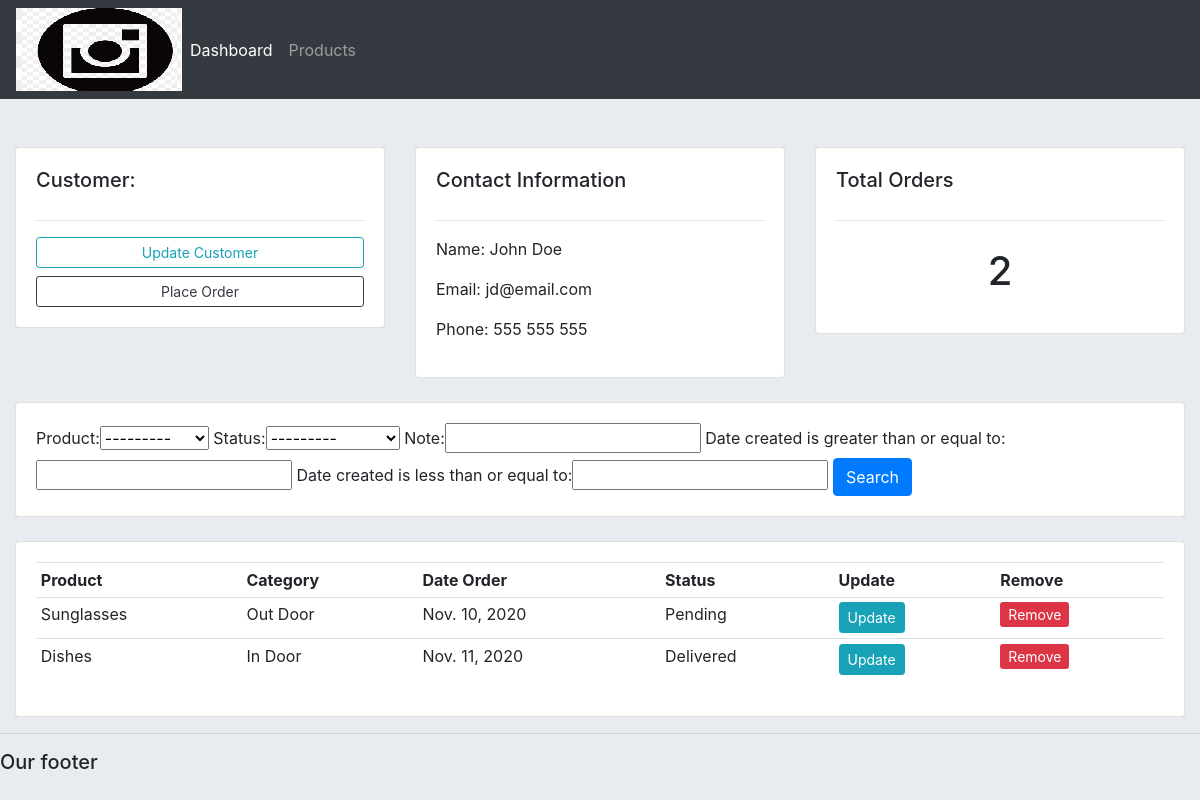
The app's page /customer/1/, older data.
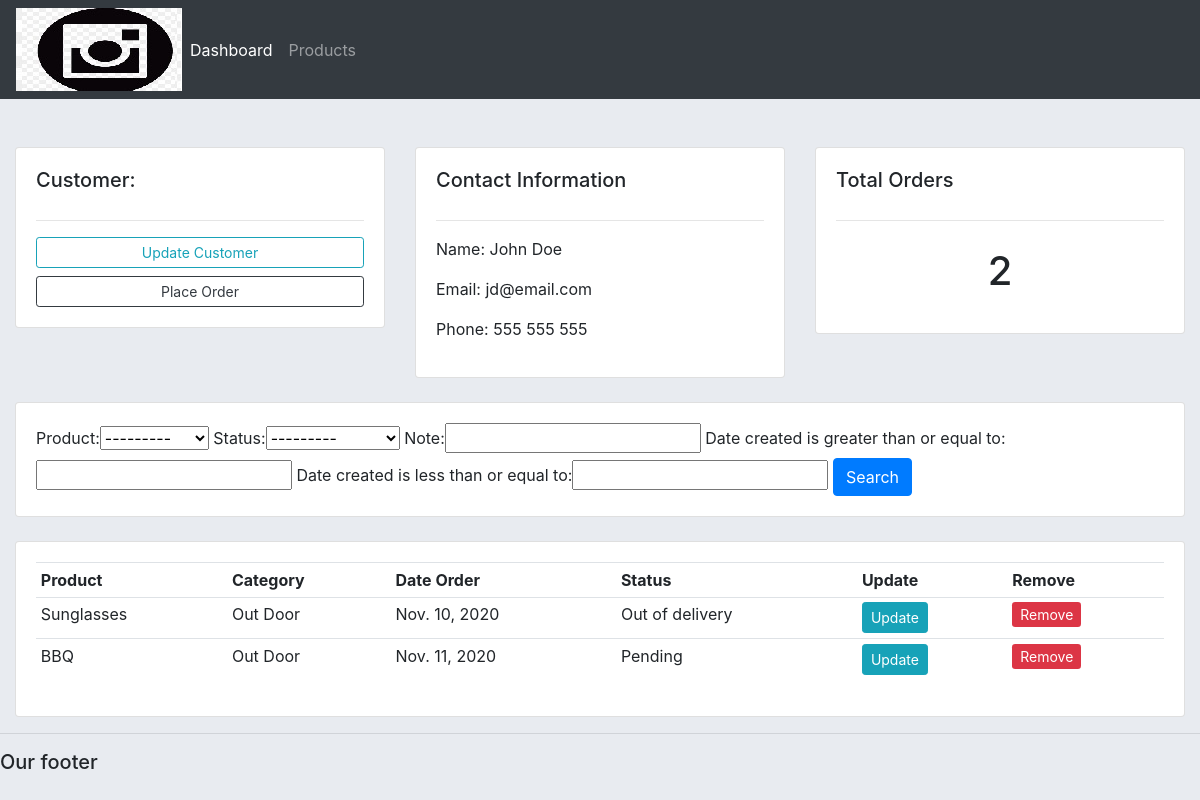
The same page, newer data.
### accounts/models.py (models this page shows, shortened)
class Order(models.Model):
    STATUS = (
        ('Pending', 'Pending'),
        ('Out of delivery', 'Out of delivery'),
        ('Delivered', 'Delivered')
    )
    customer = models.ForeignKey(
        Customer, null=True, on_delete=models.SET_NULL)
    product = models.ForeignKey(Product, null=True, on_delete=models.SET_NULL)
    date_created = models.DateField(auto_now_add=True, null=True)
    status = models.CharField(
        max_length=255, null=True, choices=STATUS)
    note = models.CharField(max_length=1000, null=True)

class Product(models.Model):
    CATEGORY = (
        ('In Door', 'In Door'),
        ('Out Door', 'Out Door')
    )
    name = models.CharField(max_length=255, null=True)
    price = models.FloatField(null=True)
    category = models.CharField(max_length=255, null=True, choices=CATEGORY)
    description = models.TextField(max_length=500, null=True)
    date_created = models.DateField(auto_now_add=True, null=True)
    tags = models.ManyToManyField(Tag)
    def __str__(self):
        return self.name

### accounts/views.py (the view)
# urls.py: path('customer/<str:pk_test>/', views.customer, name='customer'),
def customer(request, pk_test):
    customer = Customer.objects.get(id=pk_test)
    orders = customer.order_set.all()
    orders_count = orders.count()
    myFilter = OrderFilter(request.GET, queryset=orders)
    orders = myFilter.qs
    context = {
        'customer': customer,
        'orders': orders,
        'orders_count': orders_count,
        'myFilter': myFilter,
    }
    return render(request, 'accounts/customer.html', context)

### accounts/templates/accounts/customer.html
{% extends "accounts/main.html" %}
{% block content %}
<br>
<div class="row">
    <div class="col col-md">
        <div class="card card-body">
            <h5 class="card-title">Customer:</h5>
            <hr>
            <a href="" class="btn btn-outline-info btn-sm btn-block">Update Customer</a>
            <a href="{% url 'create_order' customer.id %}" class="btn btn-outline-dark btn-sm btn-block">Place
                Order</a>
        </div>
    </div>
    <div class="col col-md">
        <div class="card card-body">
            <h5 class="card-title">Contact Information</h5>
            <hr>
            <p>Name: {{ customer.name }}</p>
            <p>Email: {{ customer.email }}</p>
            <p>Phone: {{ customer.phone }}</p>
        </div>
    </div>
    <div class="col col-md">
        <div class="card card-body">
            <h5 class="card-title">Total Orders</h5>
            <hr>
            <h1 style="text-align: center; padding: 10px;"> {{ orders_count  }}</h1>
        </div>
    </div>
</div>
<br>
<div class="row">
    <div class="col">
        <div class="card card-body">
            <form method="GET">
                {{myFilter.form}}
                <button class="btn btn-primary" type="submit">Search</button>
            </form>
        </div>
    </div>
</div>
<br>
<div class="row">
    <div class="col-md">
        <div class="card card-body">
            <table class="table table-sm">
                <tr>
                    <th>Product</th>
                    <th>Category</th>
                    <th>Date Order</th>
                    <th>Status</th>
                    <th>Update</th>
                    <th>Remove</th>
                </tr>
                {% for order in orders%}
                <tr>
                    <td>{{ order.product }}</td>
                    <td>{{ order.product.category }}</td>
                    <td>{{ order.date_created }}</td>
                    <td>{{ order.status }}</td>
                    <td><a class="btn btn-sm btn-info" href="{% url 'update_order' order.id%}">Update</a></td>
                    <td><a class="brn btn-sm btn-danger" href="{% url 'delete_order' order.id%}">Remove</a></td>
                </tr>
                {% endfor %}
            </table>
        </div>
    </div>
</div>
{% endblock content %}

Row changes from the older to the newer data that the page shows:
removed Order: product "Dishes", product.category "In Door", date_created "Nov. 11, 2020", status "Delivered"
changed Order "Sunglasses": status "Pending" → "Out of delivery"
added Order: product "BBQ", product.category "Out Door", date_created "Nov. 11, 2020", status "Pending"
